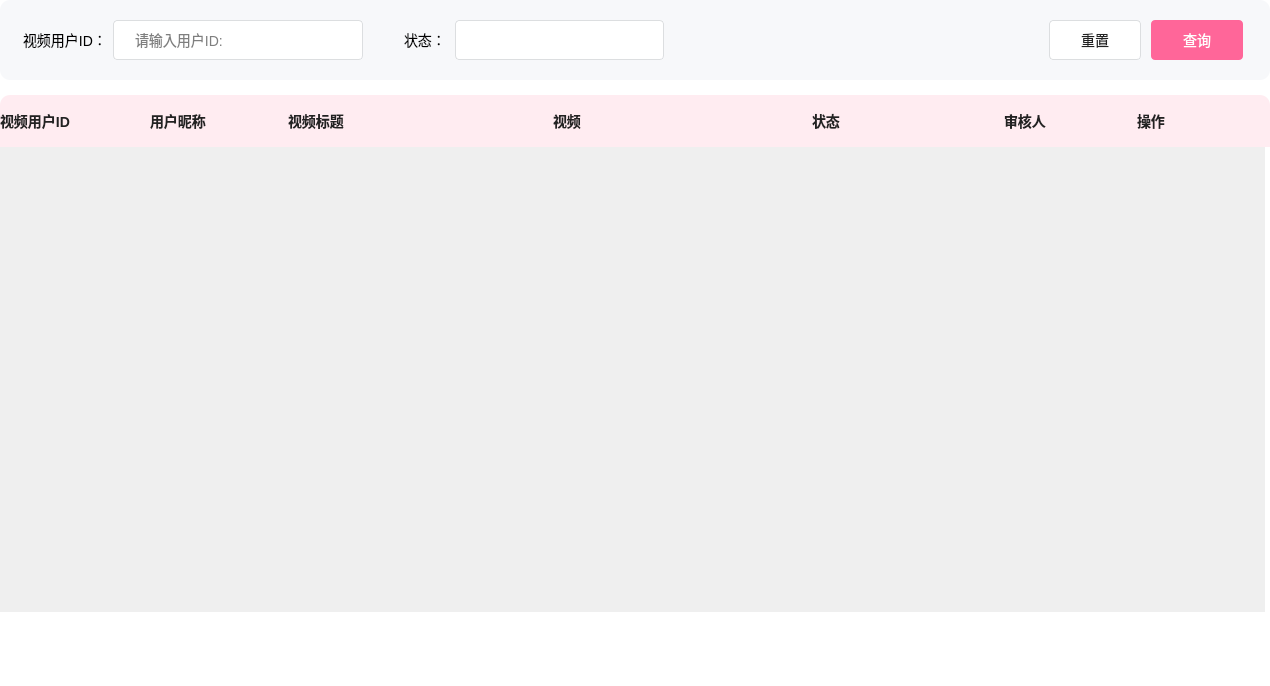
<?xml version="1.0" encoding="UTF-8"?>
<ui version="4.0">
 <class>CheckTable</class>
 <widget class="QWidget" name="CheckTable">
  <property name="geometry">
   <rect>
    <x>0</x>
    <y>0</y>
    <width>1270</width>
    <height>686</height>
   </rect>
  </property>
  <property name="windowTitle">
   <string>Form</string>
  </property>
  <layout class="QVBoxLayout" name="verticalLayout">
   <property name="spacing">
    <number>0</number>
   </property>
   <property name="leftMargin">
    <number>0</number>
   </property>
   <property name="topMargin">
    <number>0</number>
   </property>
   <property name="rightMargin">
    <number>0</number>
   </property>
   <property name="bottomMargin">
    <number>0</number>
   </property>
   <item>
    <widget class="QWidget" name="checkTableBg" native="true">
     <property name="styleSheet">
      <string notr="true">#checkTableBg{ background-color:#FFFFFF; }
*{ font-size : 14px; font-family : 微软雅⿊; }</string>
     </property>
     <layout class="QVBoxLayout" name="verticalLayout_2">
      <property name="spacing">
       <number>0</number>
      </property>
      <property name="leftMargin">
       <number>0</number>
      </property>
      <property name="topMargin">
       <number>0</number>
      </property>
      <property name="rightMargin">
       <number>0</number>
      </property>
      <property name="bottomMargin">
       <number>0</number>
      </property>
      <item>
       <widget class="QWidget" name="inputBtnArea" native="true">
        <property name="minimumSize">
         <size>
          <width>0</width>
          <height>80</height>
         </size>
        </property>
        <property name="maximumSize">
         <size>
          <width>16777215</width>
          <height>80</height>
         </size>
        </property>
        <property name="styleSheet">
         <string notr="true">#inputBtnArea{ background-color: #F7F8FA; border-radius: 10px; }</string>
        </property>
        <layout class="QHBoxLayout" name="horizontalLayout">
         <property name="spacing">
          <number>41</number>
         </property>
         <property name="leftMargin">
          <number>23</number>
         </property>
         <property name="topMargin">
          <number>0</number>
         </property>
         <property name="rightMargin">
          <number>27</number>
         </property>
         <property name="bottomMargin">
          <number>0</number>
         </property>
         <item>
          <widget class="QWidget" name="videoUserIdBox" native="true">
           <property name="minimumSize">
            <size>
             <width>340</width>
             <height>0</height>
            </size>
           </property>
           <property name="maximumSize">
            <size>
             <width>340</width>
             <height>16777215</height>
            </size>
           </property>
           <layout class="QHBoxLayout" name="horizontalLayout_2">
            <property name="spacing">
             <number>6</number>
            </property>
            <property name="leftMargin">
             <number>0</number>
            </property>
            <property name="topMargin">
             <number>0</number>
            </property>
            <property name="rightMargin">
             <number>0</number>
            </property>
            <property name="bottomMargin">
             <number>0</number>
            </property>
            <item>
             <widget class="QLabel" name="idLabel">
              <property name="text">
               <string>视频用户ID：</string>
              </property>
             </widget>
            </item>
            <item>
             <widget class="QLineEdit" name="userIdEdit">
              <property name="minimumSize">
               <size>
                <width>0</width>
                <height>40</height>
               </size>
              </property>
              <property name="maximumSize">
               <size>
                <width>16777215</width>
                <height>40</height>
               </size>
              </property>
              <property name="styleSheet">
               <string notr="true">#userIdEdit{ 
	background-color : #FFFFFF; 
	border-radius : 4px; 
	border: 1px solid #DCDEE0; 
	padding-left : 19px; 
}</string>
              </property>
              <property name="placeholderText">
               <string>请输入用户ID:</string>
              </property>
             </widget>
            </item>
           </layout>
          </widget>
         </item>
         <item>
          <widget class="QWidget" name="videoStatusBox" native="true">
           <property name="minimumSize">
            <size>
             <width>260</width>
             <height>0</height>
            </size>
           </property>
           <property name="maximumSize">
            <size>
             <width>260</width>
             <height>16777215</height>
            </size>
           </property>
           <layout class="QHBoxLayout" name="horizontalLayout_3">
            <property name="spacing">
             <number>7</number>
            </property>
            <property name="leftMargin">
             <number>0</number>
            </property>
            <property name="topMargin">
             <number>0</number>
            </property>
            <property name="rightMargin">
             <number>0</number>
            </property>
            <property name="bottomMargin">
             <number>0</number>
            </property>
            <item>
             <widget class="QLabel" name="status">
              <property name="minimumSize">
               <size>
                <width>44</width>
                <height>0</height>
               </size>
              </property>
              <property name="maximumSize">
               <size>
                <width>44</width>
                <height>16777215</height>
               </size>
              </property>
              <property name="text">
               <string>状态：</string>
              </property>
             </widget>
            </item>
            <item>
             <widget class="QComboBox" name="videoStatus">
              <property name="minimumSize">
               <size>
                <width>0</width>
                <height>40</height>
               </size>
              </property>
              <property name="maximumSize">
               <size>
                <width>16777215</width>
                <height>40</height>
               </size>
              </property>
              <property name="styleSheet">
               <string notr="true">#videoStatus { 
	background-color: #FFFFFF; 
	border: 1px solid #DCDEE0; 
	border-radius: 4px; 
	font-size: 14px; 
	line-height: 40px; 
	color: #222222; 
	padding-left: 16px; 
}
#videoStatus::drop-down { border: none; width: 33px; }
#videoStatus::down-arrow { 
	width: 15px; 
	background-color: transparent; 
	image: url(:/images/admin/triangle.png); 
}
#videoStatus QAbstractItemView { /* 去掉⿏标悬停在每个 item 上的虚线框 */ 
	outline: 0px; 
}
#videoStatus QAbstractItemView::item { 
	color: #222222; 
	padding-left:16px; 
	background-color: #fff; 
	height: 30px; 
}
#videoStatus QAbstractItemView::item:selected { 
	background-color: #409CE1; 
	color: #FFFFFF; 
}

</string>
              </property>
             </widget>
            </item>
           </layout>
          </widget>
         </item>
         <item>
          <spacer name="horizontalSpacer">
           <property name="orientation">
            <enum>Qt::Orientation::Horizontal</enum>
           </property>
           <property name="sizeHint" stdset="0">
            <size>
             <width>300</width>
             <height>20</height>
            </size>
           </property>
          </spacer>
         </item>
         <item>
          <widget class="QWidget" name="btnOperatorBox" native="true">
           <property name="minimumSize">
            <size>
             <width>194</width>
             <height>0</height>
            </size>
           </property>
           <property name="maximumSize">
            <size>
             <width>194</width>
             <height>16777215</height>
            </size>
           </property>
           <layout class="QHBoxLayout" name="horizontalLayout_4">
            <property name="spacing">
             <number>10</number>
            </property>
            <property name="leftMargin">
             <number>0</number>
            </property>
            <property name="topMargin">
             <number>0</number>
            </property>
            <property name="rightMargin">
             <number>0</number>
            </property>
            <property name="bottomMargin">
             <number>0</number>
            </property>
            <item>
             <widget class="QPushButton" name="resetBtn">
              <property name="minimumSize">
               <size>
                <width>0</width>
                <height>40</height>
               </size>
              </property>
              <property name="maximumSize">
               <size>
                <width>16777215</width>
                <height>40</height>
               </size>
              </property>
              <property name="styleSheet">
               <string notr="true">#resetBtn{ 
	color : #222222; 
	background-color : #FFFFFF; 
	border-radius : 4px; 
	border : 1px solid #DCDEE0; 
}</string>
              </property>
              <property name="text">
               <string>重置</string>
              </property>
             </widget>
            </item>
            <item>
             <widget class="QPushButton" name="queryBtn">
              <property name="minimumSize">
               <size>
                <width>0</width>
                <height>40</height>
               </size>
              </property>
              <property name="maximumSize">
               <size>
                <width>16777215</width>
                <height>40</height>
               </size>
              </property>
              <property name="styleSheet">
               <string notr="true">#queryBtn{ background-color : #FF6699; border-radius : 4px; color : #FFFFFF; }</string>
              </property>
              <property name="text">
               <string>查询</string>
              </property>
             </widget>
            </item>
           </layout>
          </widget>
         </item>
        </layout>
       </widget>
      </item>
      <item>
       <widget class="QWidget" name="tableTitleArea" native="true">
        <property name="minimumSize">
         <size>
          <width>0</width>
          <height>67</height>
         </size>
        </property>
        <property name="maximumSize">
         <size>
          <width>16777215</width>
          <height>67</height>
         </size>
        </property>
        <layout class="QVBoxLayout" name="verticalLayout_3">
         <property name="spacing">
          <number>0</number>
         </property>
         <property name="leftMargin">
          <number>0</number>
         </property>
         <property name="topMargin">
          <number>0</number>
         </property>
         <property name="rightMargin">
          <number>0</number>
         </property>
         <property name="bottomMargin">
          <number>0</number>
         </property>
         <item>
          <widget class="QWidget" name="empty" native="true">
           <property name="minimumSize">
            <size>
             <width>0</width>
             <height>15</height>
            </size>
           </property>
           <property name="maximumSize">
            <size>
             <width>16777215</width>
             <height>15</height>
            </size>
           </property>
          </widget>
         </item>
         <item>
          <widget class="QWidget" name="labelBox" native="true">
           <property name="styleSheet">
            <string notr="true">#labelBox{ 
	background-color: #FFECF1; 
	border-top-left-radius: 10px; 
	border-top-right-radius: 10px; 
	border-bottom-left-radius: 0; 
	border-bottom-right-radius: 0; 
}
#labelBox QLabel { 
	font-family : 微软雅⿊; 
	font-size: 14px; 
	font-weight: bold; 
	color: #222222; 
	line-height: 20px; 
}</string>
           </property>
           <layout class="QHBoxLayout" name="horizontalLayout_5">
            <property name="spacing">
             <number>0</number>
            </property>
            <property name="leftMargin">
             <number>0</number>
            </property>
            <property name="topMargin">
             <number>0</number>
            </property>
            <property name="rightMargin">
             <number>0</number>
            </property>
            <property name="bottomMargin">
             <number>0</number>
            </property>
            <item>
             <widget class="QLabel" name="userIdLabel">
              <property name="minimumSize">
               <size>
                <width>150</width>
                <height>0</height>
               </size>
              </property>
              <property name="maximumSize">
               <size>
                <width>150</width>
                <height>16777215</height>
               </size>
              </property>
              <property name="styleSheet">
               <string notr="true"/>
              </property>
              <property name="text">
               <string>视频用户ID</string>
              </property>
             </widget>
            </item>
            <item>
             <widget class="QLabel" name="nickNameLabel">
              <property name="minimumSize">
               <size>
                <width>138</width>
                <height>0</height>
               </size>
              </property>
              <property name="maximumSize">
               <size>
                <width>138</width>
                <height>16777215</height>
               </size>
              </property>
              <property name="text">
               <string>用户昵称</string>
              </property>
             </widget>
            </item>
            <item>
             <widget class="QLabel" name="videoTitleLabel">
              <property name="minimumSize">
               <size>
                <width>265</width>
                <height>0</height>
               </size>
              </property>
              <property name="maximumSize">
               <size>
                <width>265</width>
                <height>16777215</height>
               </size>
              </property>
              <property name="text">
               <string>视频标题</string>
              </property>
             </widget>
            </item>
            <item>
             <widget class="QLabel" name="videoLabel">
              <property name="minimumSize">
               <size>
                <width>259</width>
                <height>0</height>
               </size>
              </property>
              <property name="maximumSize">
               <size>
                <width>259</width>
                <height>16777215</height>
               </size>
              </property>
              <property name="text">
               <string>视频</string>
              </property>
             </widget>
            </item>
            <item>
             <widget class="QLabel" name="statusLabel">
              <property name="minimumSize">
               <size>
                <width>192</width>
                <height>0</height>
               </size>
              </property>
              <property name="maximumSize">
               <size>
                <width>192</width>
                <height>16777215</height>
               </size>
              </property>
              <property name="text">
               <string>状态</string>
              </property>
             </widget>
            </item>
            <item>
             <widget class="QLabel" name="checkerLabel">
              <property name="minimumSize">
               <size>
                <width>133</width>
                <height>0</height>
               </size>
              </property>
              <property name="maximumSize">
               <size>
                <width>133</width>
                <height>16777215</height>
               </size>
              </property>
              <property name="text">
               <string>审核人</string>
              </property>
             </widget>
            </item>
            <item>
             <widget class="QLabel" name="operationLabel">
              <property name="minimumSize">
               <size>
                <width>133</width>
                <height>0</height>
               </size>
              </property>
              <property name="maximumSize">
               <size>
                <width>133</width>
                <height>16777215</height>
               </size>
              </property>
              <property name="text">
               <string>操作</string>
              </property>
             </widget>
            </item>
           </layout>
          </widget>
         </item>
        </layout>
       </widget>
      </item>
      <item>
       <widget class="QWidget" name="videoArea" native="true">
        <property name="minimumSize">
         <size>
          <width>0</width>
          <height>480</height>
         </size>
        </property>
        <property name="maximumSize">
         <size>
          <width>16777215</width>
          <height>480</height>
         </size>
        </property>
        <layout class="QVBoxLayout" name="verticalLayout_4">
         <property name="spacing">
          <number>0</number>
         </property>
         <property name="leftMargin">
          <number>0</number>
         </property>
         <property name="topMargin">
          <number>0</number>
         </property>
         <property name="rightMargin">
          <number>5</number>
         </property>
         <property name="bottomMargin">
          <number>15</number>
         </property>
         <item>
          <widget class="QScrollArea" name="scrollArea">
           <property name="styleSheet">
            <string notr="true">#scrollArea {
	border: none;
	background-color: #FFF;
}

QScrollBar:vertical{ /*垂直滚动条*/ 
	border : none; 
	background-color : #FFFFFF; 
	width : 10px; 
}
QScrollBar::handle:vertical{ /*设置垂直滚动条⼿柄*/ 
	border : none; 
	border-radius : 5px; 
	background-color : #E8E8E8; 
}
QScrollBar::up-arrow:vertical, QScrollBar::down- arrow:vertical { 
	border:none; 
	width: 0px; 
	height: 0px; 
}
QScrollBar:horizontal { height: 0px; }</string>
           </property>
           <property name="widgetResizable">
            <bool>true</bool>
           </property>
           <widget class="QWidget" name="scrollAreaWidgetContents">
            <property name="geometry">
             <rect>
              <x>0</x>
              <y>0</y>
              <width>1265</width>
              <height>465</height>
             </rect>
            </property>
            <layout class="QVBoxLayout" name="verticalLayout_5">
             <property name="spacing">
              <number>0</number>
             </property>
             <property name="leftMargin">
              <number>0</number>
             </property>
             <property name="topMargin">
              <number>0</number>
             </property>
             <property name="rightMargin">
              <number>0</number>
             </property>
             <property name="bottomMargin">
              <number>0</number>
             </property>
             <item>
              <layout class="QVBoxLayout" name="layout">
               <property name="spacing">
                <number>0</number>
               </property>
              </layout>
             </item>
            </layout>
           </widget>
          </widget>
         </item>
        </layout>
       </widget>
      </item>
      <item>
       <widget class="QWidget" name="PaginatorArea" native="true"/>
      </item>
     </layout>
    </widget>
   </item>
  </layout>
 </widget>
 <resources/>
 <connections/>
</ui>
